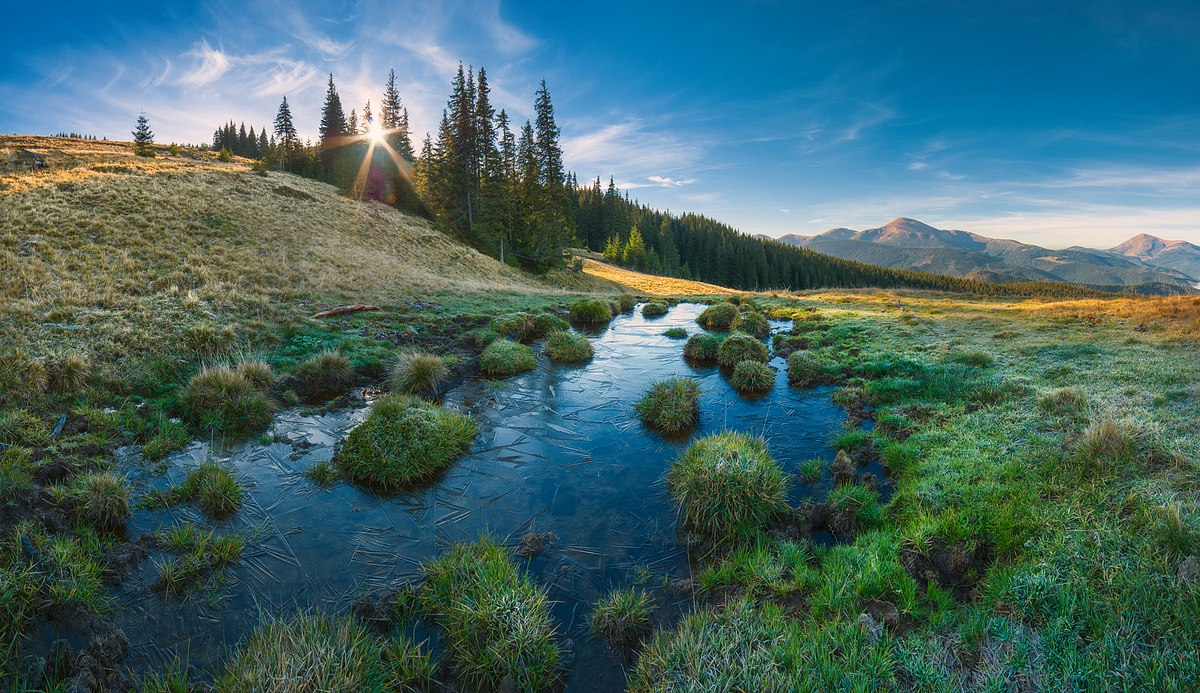
#> input picture lab_6/img/1.jpg, 1200 x 693 px
$ jupyter execute --allow-errors lab_6_SmolyarM.ipynb
#> lines starting #> are read from the running program, lines starting #| are printed output that depends on the picture
#### 27.04.25, &copy; Smolyar Maksym KI-21-1

# Лабораторна робота №6. Метод головних компонент. Метричні методи класифікації

__Мета__: закріпити на практиці концепцію байєсівського вивода засобами мови Python

## Що ви будете вміти?
* Реалізовувати метод голових компонент засобами мови Python
* Виконувати стиснення зображень з втратами на основі PCA
* Реалізувати kNN-класифікатор з різними віконними функціями засобами мови Python

## Завдання для самостійної роботи

1. Імпортувати декілька власних довільних зображень, включаючи і власне фото.

[cell 1]
import numpy as np
from PIL import Image
import matplotlib.pyplot as plt
from sklearn.decomposition import PCA

image_paths = ["img/1.jpg", "img/2.jpg", "img/3.jpg", "img/4.jpg"]

def load_and_prepare_images(image_paths, target_size=(100, 100)):
#> called with target_size = (100, 100)
    images = []
    for path in image_paths:
        img = Image.open(path).convert('L')
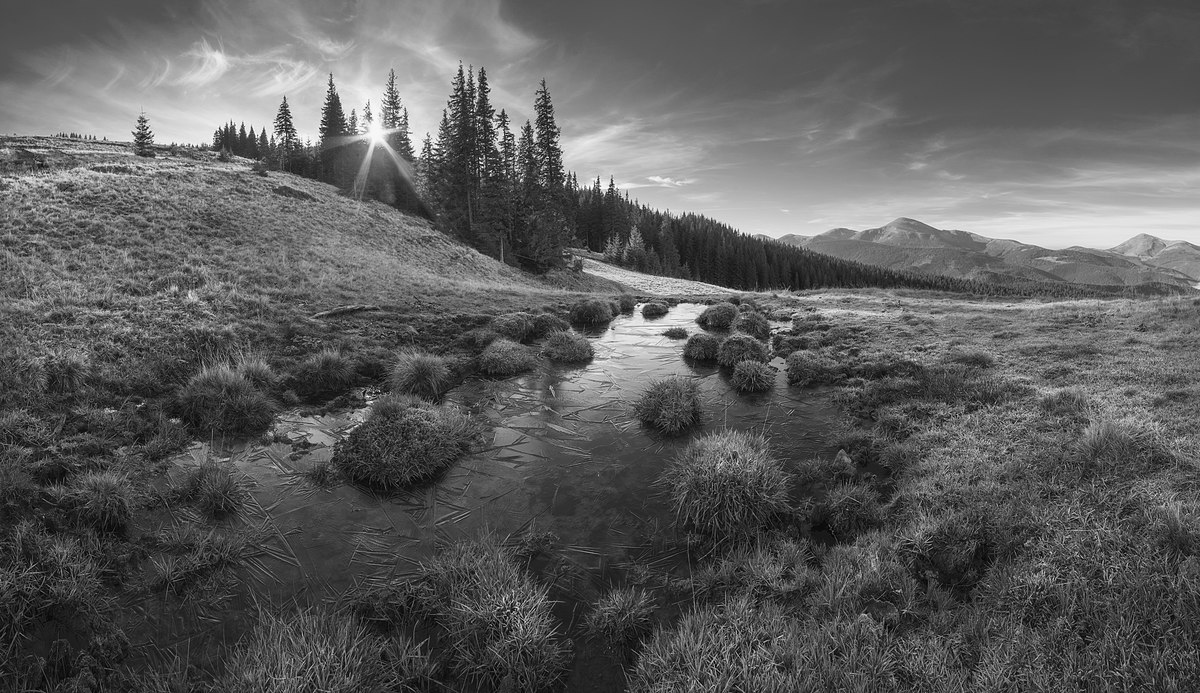
#> img: PIL image 1200x693 L; min 0, max 255, mean 92.7
        img = img.resize(target_size)
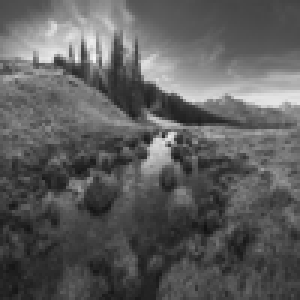
#> img: PIL image 100x100 L (shown 3 times larger); min 17, max 248, mean 92.7
        img_array = np.array(img).flatten()
#> img_array = 10000 values, max 248 at index 1931, min 17 at index 7668, mean 92.7
        images.append(img_array)
#> pass 2 of the loop in load_and_prepare_images, `for path in image_paths:`:
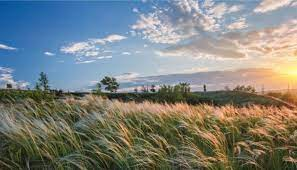
#> input picture lab_6/img/2.jpg, 297 x 170 px
#> in load_and_prepare_images, `img = Image.open(path).convert('L')`:
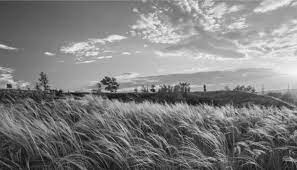
#> img: PIL image 297x170 L; min 4, max 251, mean 128.1
#> in load_and_prepare_images, `img = img.resize(target_size)`:
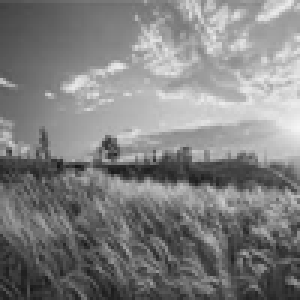
#> img: PIL image 100x100 L (shown 3 times larger); min 20, max 245, mean 128
#> in load_and_prepare_images, `img_array = np.array(img).flatten()`: img_array = 10000 values, max 245 at index 4299, min 20 at index 5525, mean 128
    return np.array(images), target_size

#> (the rest of this cell did not finish here and is left out)

2. Стиснути його в 20, 30, 50 разів, як показано в прикладах. ВИвести і прокоментувати результати.

[cell 2]
import numpy as np
from PIL import Image
import matplotlib.pyplot as plt
from sklearn.decomposition import PCA

# Список шляхів до зображень
image_paths = [
    "img/1.jpg",
    "img/2.jpg",
    "img/3.jpg",
    "img/4.jpg"
]
#> image_paths = ['img/1.jpg', 'img/2.jpg', 'img/3.jpg', 'img/4.jpg']

def load_and_prepare_images(image_paths, target_size=(100, 100)):
#> called with target_size = (100, 100)
    images = []
    for path in image_paths:
        img = Image.open(path).convert('L')
        img = img.resize(target_size)
        img_array = np.array(img).flatten()
#> img_array = 10000 values, max 248 at index 1931, min 17 at index 7668, mean 92.7
        images.append(img_array)
#> pass 2 of the loop in load_and_prepare_images, `for path in image_paths:`:
#> in load_and_prepare_images, `img_array = np.array(img).flatten()`: img_array = 10000 values, max 245 at index 4299, min 20 at index 5525, mean 128
    return np.array(images), target_size

#> (the rest of this cell did not finish here and is left out)

[cell 3]
import numpy as np
import matplotlib.pyplot as plt
from sklearn.preprocessing import StandardScaler

# Навчальні дані – варіант 11
x_train_11 = np.array([
    [35, 49],
    [48, 41],
    [37, 11],
    [12, 25],
    [11, 46],
    [40, 6],
    [21, 13],
    [12, 21],
    [26, 10],
    [20, 41]
])
#> x_train_11 = [[35, 49], [48, 41], [37, 11], [12, 25], [11, 46], [40, 6], [21, 13], [12, 21], [26, 10], [20, 41]]
y_train_11 = np.array([1, 1, 1, -1, -1, -1, 1, 1, 1, -1])

# Тестові точки
np.random.seed(42)
x_test = np.random.uniform(low=0, high=50, size=(20, 2))

# Стандартизація
scaler = StandardScaler()
x_train = scaler.fit_transform(x_train_11)
#> x_train = [[0.705, 1.45], [1.75, 0.938], [0.865, -0.977], [-1.14, -0.083], [-1.22, 1.26], [1.11, -1.3], [-0.416, -0.849], [-1.14, -0.338], [-0.016, -1.04], [-0.496, 0.938]]
x_test = scaler.transform(x_test)

# Відстань Евкліда
def euclidean_distance(a, b):
    return np.sqrt(np.sum((a - b) ** 2))

# k-NN класифікатор
def knn_predict(x_train, y_train, x_test, k):
#> called with x_train = array of shape (10, 2), y_train = array of shape (10,), x_test = array of shape (20, 2), k = 3
    y_pred = []
    for test_point in x_test:
        distances = [euclidean_distance(test_point, train_point) for train_point in x_train]
        k_indices = np.argsort(distances)[:k]
        k_nearest_labels = y_train[k_indices]
        unique_labels, counts = np.unique(k_nearest_labels, return_counts=True)
        predicted_label = unique_labels[np.argmax(counts)]
        y_pred.append(predicted_label)
#> this loop made 20 passes
#> (k_indices, k_nearest_labels, counts, predicted_label) on passes 1, 3, 8, 11, 12, 15, 16: ([9, 4, 0], [-1, -1, 1], [2, 1], -1), ([7, 6, 3], [1, 1, -1], [1, 2], 1), ([7, 6, 3], [1, 1, -1], [1, 2], 1), ([8, 2, 5], [1, 1, -1], [1, 2], 1), ([7, 3, 6], [1, -1, 1], [1, 2], 1), ([8, 2, 5], [1, 1, -1], [1, 2], 1), ([8, 2, 5], [1, 1, -1], [1, 2], 1)
#> (distances, k_indices, k_nearest_labels, unique_labels, counts, predicted_label) on passes 2, 4, 17, 18: ([1.22, 1.15, 1.21, 1.99, 2.29, 1.55, 1.65, 2.05, 1.53, 1.51], [1, 2, 0], [1, 1, 1], [1], [3], 1), ([2.6, 3.61, 3.42, 1.38, 0.671, 3.81, 2.42, 1.6, 2.82, 1.38], [4, 9, 3], [-1, -1, -1], [-1], [3], -1), ([2.54, 3.61, 3.57, 1.59, 0.627, 3.96, 2.62, 1.83, 3.01, 1.4], [4, 9, 3], [-1, -1, -1], [-1], [3], -1), ([1.2, 0.0434, 2.08, 3.07, 3.01, 2.3, 2.8, 3.16, 2.64, 2.26], [1, 0, 2], [1, 1, 1], [1], [3], 1)
#> after the loop, y_pred = [-1, 1, 1, -1, 1, -1, 1, 1, 1, 1, 1, 1, -1, 1, 1, 1, -1, 1, 1, 1]
    return np.array(y_pred)

# Класифікація kNN
k = 3
y_pred_knn = knn_predict(x_train, y_train_11, x_test, k)
#> y_pred_knn = 20 values, max 1 at index 1, min -1 at index 0, mean 0.5

# Візуалізація kNN
plt.figure(figsize=(10, 6))
plt.scatter(x_test[:, 0], x_test[:, 1], c=y_pred_knn, cmap='coolwarm', s=100, label='Тестові точки')
plt.scatter(x_train[:, 0], x_train[:, 1], c=y_train_11, cmap='coolwarm', marker='x', s=200, label='Навчальні точки')
plt.title(f'Класифікація kNN (k={k}) – Варіант 11')
plt.xlabel('Ознака 1')
plt.ylabel('Ознака 2')
plt.legend()
plt.colorbar(label='Клас')
plt.grid(True)
plt.show()
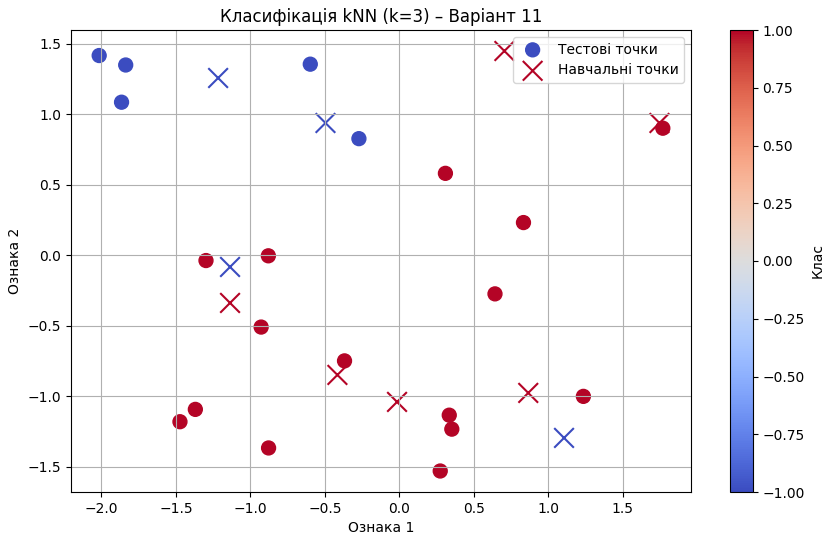
#> figure drawn by matplotlib, 2 panels

# Гаусове ядро для Парзена
def gaussian_kernel(distance, h):
    return np.exp(-distance**2 / (2 * h**2))

# Парзенівський класифікатор
def parzen_window_predict(x_train, y_train, x_test, h):
#> called with x_train = array of shape (10, 2), y_train = array of shape (10,), x_test = array of shape (20, 2), h = 1
    y_pred = []
    for test_point in x_test:
        distances = [euclidean_distance(test_point, train_point) for train_point in x_train]
        weights = [gaussian_kernel(d, h) for d in distances]
        class_weights = {}
        for label in np.unique(y_train):
            class_weights[label] = sum(w for w, l in zip(weights, y_train) if l == label)
        predicted_label = max(class_weights, key=class_weights.get)
        y_pred.append(predicted_label)
#> this loop made 20 passes
#> distances on passes 2, 4, 9, 13, 14, 17, 18, 20: [1.22, 1.15, 1.21, 1.99, 2.29, 1.55, 1.65, 2.05, 1.53, 1.51], [2.6, 3.61, 3.42, 1.38, 0.671, 3.81, 2.42, 1.6, 2.82, 1.38], [2.15, 2.79, 2, 0.269, 1.31, 2.37, 0.964, 0.422, 1.35, 1.02], [1.16, 2.02, 2.13, 1.26, 1.04, 2.53, 1.68, 1.45, 1.89, 0.25], [2.49, 3.2, 2.36, 0.168, 1.3, 2.71, 1.2, 0.341, 1.63, 1.26], [2.54, 3.61, 3.57, 1.59, 0.627, 3.96, 2.62, 1.83, 3.01, 1.4], [1.2, 0.0434, 2.08, 3.07, 3.01, 2.3, 2.8, 3.16, 2.64, 2.26], [1.72, 1.64, 0.737, 1.79, 2.41, 1.12, 1.2, 1.78, 1.01, 1.66]
#> after the loop, y_pred = [-1, 1, 1, -1, 1, -1, 1, 1, 1, 1, 1, 1, -1, -1, 1, 1, -1, 1, 1, 1]
    return np.array(y_pred)

# Класифікація методом Парзена
h = 1.0
y_pred_parzen = parzen_window_predict(x_train, y_train_11, x_test, h)
#> y_pred_parzen = 20 values, max 1 at index 1, min -1 at index 0, mean 0.4

# Візуалізація Парзена
plt.figure(figsize=(10, 6))
plt.scatter(x_test[:, 0], x_test[:, 1], c=y_pred_parzen, cmap='coolwarm', s=100, label='Тестові точки')
plt.scatter(x_train[:, 0], x_train[:, 1], c=y_train_11, cmap='coolwarm', marker='x', s=200, label='Навчальні точки')
plt.title(f'Класифікація методом Парзена (h={h}) – Варіант 11')
plt.xlabel('Ознака 1')
plt.ylabel('Ознака 2')
plt.legend()
plt.colorbar(label='Клас')
plt.grid(True)
plt.show()
